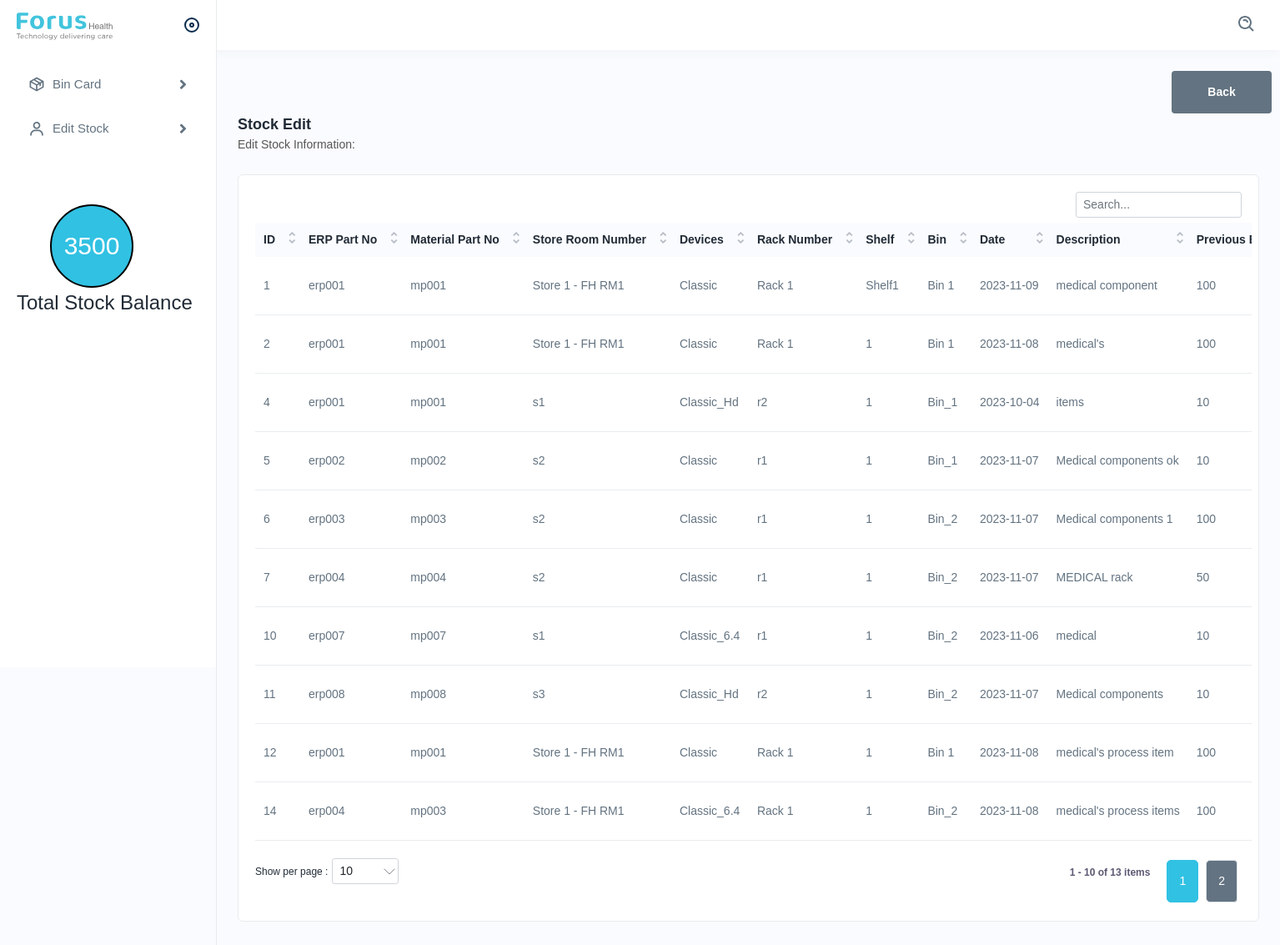
The app's page /viewdata with its own data.
### Forus_Webapp/models.py (models this page shows)
class stockbin(models.Model):
	ERP_NO=models.CharField(max_length=60)
	MP_NO=models.CharField(max_length=60)
	store=models.CharField(max_length=60)
	device=models.CharField(max_length=60)
	rack=models.CharField(max_length=60)
	shelf=models.CharField(max_length=60,default=1)
	bin_card=models.CharField(max_length=60)
	date=models.CharField(max_length=60)
	pb=models.CharField(max_length=60)
	desc=models.CharField(max_length=60)
	no_received=models.CharField(max_length=60)
	no_issue=models.CharField(max_length=60)
	sb=models.CharField(max_length=60)
	sv=models.CharField(max_length=60)
	rdno=models.CharField(max_length=60,default=1)
	remarks=models.CharField(max_length=60)

### Forus_Webapp/views.py (the view)
# urls.py: path('viewdata',viewdata),
def viewdata(req):
     display=stockbin.objects.all()
     display1=display.values()
     uname_list=[]
     for i in display1:
        uname_list.append(i['sb'])
     a=uname_list
     print(a)
     for i in range(0, len(a)):
          a[i] = int(a[i])
     ab=sum(a)
     return render(req,'viewdata.html',{'dis':display1,'ab':ab})

### Template/viewdata.html (shortened to what this page needs)
{% load static %}
<!DOCTYPE html>
<html lang="en">
<head>
<link rel="stylesheet" href="{% static 'assets/css/bootstrap.min.css' %}">
<link rel="stylesheet" href="{% static 'assets/css/animate.css' %}">
<link rel="stylesheet" href="{% static 'assets/plugins/select2/css/select2.min.css' %}">
<link rel="stylesheet" href="{% static 'assets/css/dataTables.bootstrap4.min.css' %}">
<link rel="stylesheet" href="{% static 'assets/plugins/fontawesome/css/fontawesome.min.css' %}">
<link rel="stylesheet" href="{% static 'assets/plugins/fontawesome/css/all.min.css' %}">
<link rel="stylesheet" href="{% static 'assets/css/style.css' %}">
</head>
<body>
<div class="main-wrapper">
<div class="header">
<div class="header-left active">
<a href="index.html" class="logo">
<img src="{% static 'images/forus-health.svg' %}" alt="">
</a>
<a id="toggle_btn" href="javascript:void(0);">
</a>
</div>
<ul class="nav user-menu">
<li class="nav-item">
<div class="top-nav-search">
<form action="#">
<a class="btn" id="searchdiv"><img src="{% static 'assets/img/icons/search.svg' %}" alt="img"></a>
   </form>
</div>
</li>
</div>
</div>
<div class="sidebar" id="sidebar">
<div class="sidebar-inner slimscroll">
<div id="sidebar-menu" class="sidebar-menu">
<ul>
<li class="submenu">
<a href="javascript:void(0);"><img src="{% static 'assets/img/icons/product.svg' %}" alt="img"><span> Bin Card</span> <span class="menu-arrow"></span></a>
</li>
<li class="submenu">
<a href="javascript:void(0);"><img src="{% static 'assets/img/icons/users1.svg' %}"alt="img"><span> Edit Stock</span> <span class="menu-arrow"></span></a>
 <div class="circle1" style="text-align: center; " ><b><h2 style="margin-top: 25px;">{{ab}}</h2></b></div>
<h3>Total Stock Balance</h3>
</li>
</ul>
</div>
</div>
</div>
<div class="page-wrapper"  id="content">
<div class="content">
<div class="page-header">
<div class="page-title">
    <div class="col-lg-12">
   <a href="productedit" class="btn btn-cancel" style="margin-left: 1120px">Back</a>
   </div>
<h4>Stock Edit </h4>
<h6>Edit Stock Information: </h6>
</div>
</div>
<div class="card" >
<div class="card-body">
<div class="row">
<div class="scrollmenu">
<table class="table  datanew ">
<thead>
<tr>
<th>ID</th>
<th>ERP Part No </th>
<th>Material Part No</th>
<th>Store Room Number</th>
<th>Devices</th><th>Rack Number</th>
<th>Shelf</th>
<th>Bin </th>
<th>Date</th>
<th>Description </th>
<th>Previous Balance</th>
</tr>
</thead>
<tbody>
<tr>
    {% for i in dis %}
<td>{{ i.id }}</td>
<td>{{ i.ERP_NO }}</td>
<td>{{ i.MP_NO }}</td>
<td>{{ i.store }}</td>
<td>{{ i.device }}</td>
<td>{{ i.rack }}</td>
<td>{{ i.shelf }}</td>
<td>{{ i.bin_card }}</td>
<td>{{ i.date }}</td>
<td>{{ i.desc }}</td>
<td>{{ i.pb }}</td>
</tr>
{% endfor %}
</tbody>
</table>
</div>
</div>
</div>
</div>
</div>
</div>
</body>
</html>

### Template/viewdata.html (style rules this page uses)
div.scrollmenu { background-color: white; overflow: auto; white-space: nowrap; }
.circle1 { width: 100px; height: 100px; background: rgba(49, 193, 227,1 ); color: white; border: 2px solid #000; border-radius: 50%; margin-top: 70px; margin-left: 40px; }

### records on screen
stockbin: id "1", ERP_NO "erp001", MP_NO "mp001", store "Store 1 - FH RM1", device "Classic", rack "Rack 1", shelf "Shelf1", bin_card "Bin 1", date "2023-11-09", desc "medical component", pb "100"
stockbin: id "2", ERP_NO "erp001", MP_NO "mp001", store "Store 1 - FH RM1", device "Classic", rack "Rack 1", shelf "1", bin_card "Bin 1", date "2023-11-08", desc "medical's", pb "100"
stockbin: id "4", ERP_NO "erp001", MP_NO "mp001", store "s1", device "Classic_Hd", rack "r2", shelf "1", bin_card "Bin_1", date "2023-10-04", desc "items", pb "10"
stockbin: id "5", ERP_NO "erp002", MP_NO "mp002", store "s2", device "Classic", rack "r1", shelf "1", bin_card "Bin_1", date "2023-11-07", desc "Medical components ok", pb "10"
stockbin: id "6", ERP_NO "erp003", MP_NO "mp003", store "s2", device "Classic", rack "r1", shelf "1", bin_card "Bin_2", date "2023-11-07", desc "Medical components 1", pb "100"
stockbin: id "7", ERP_NO "erp004", MP_NO "mp004", store "s2", device "Classic", rack "r1", shelf "1", bin_card "Bin_2", date "2023-11-07", desc "MEDICAL rack", pb "50"
stockbin: id "10", ERP_NO "erp007", MP_NO "mp007", store "s1", device "Classic_6.4", rack "r1", shelf "1", bin_card "Bin_2", date "2023-11-06", desc "medical", pb "10"
stockbin: id "11", ERP_NO "erp008", MP_NO "mp008", store "s3", device "Classic_Hd", rack "r2", shelf "1", bin_card "Bin_2", date "2023-11-07", desc "Medical components", pb "10"
stockbin: id "12", ERP_NO "erp001", MP_NO "mp001", store "Store 1 - FH RM1", device "Classic", rack "Rack 1", shelf "1", bin_card "Bin 1", date "2023-11-08", desc "medical's process item", pb "100"
stockbin: id "14", ERP_NO "erp004", MP_NO "mp003", store "Store 1 - FH RM1", device "Classic_6.4", rack "Rack 1", shelf "1", bin_card "Bin_2", date "2023-11-08", desc "medical's process items", pb "100"

### other values on screen
{{ ab }} "3500"
